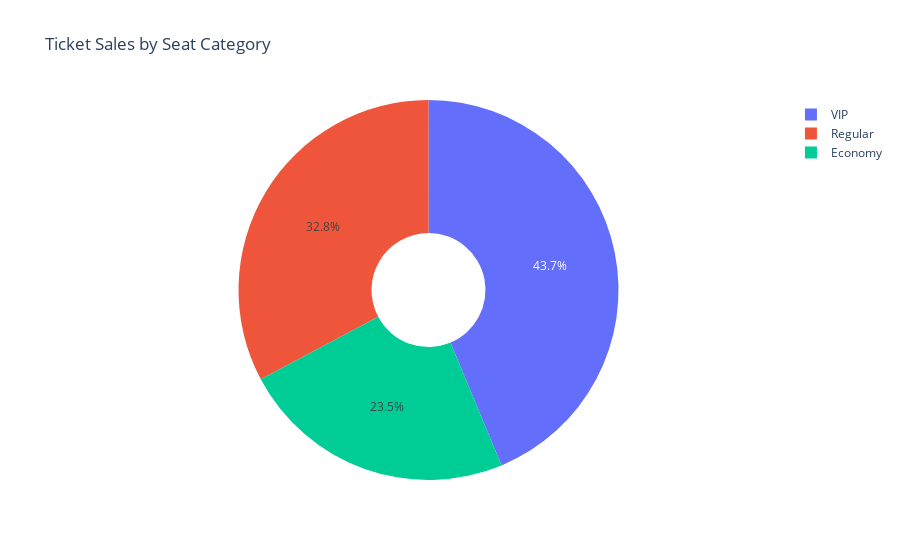
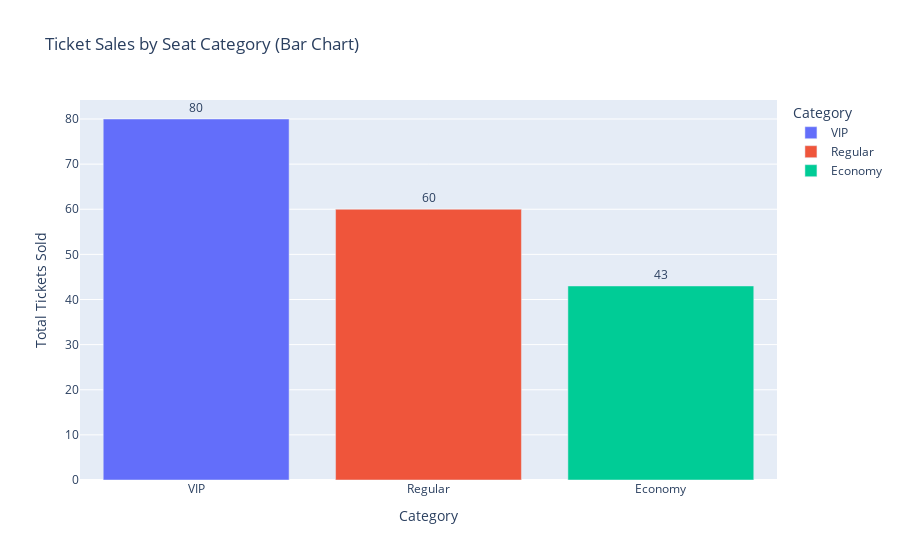

The notebook cell saved with these charts, in order:
### Markdown cell above
#### 3. Customer Behavior & Sales Analysis
#### - Ticket Sales by Seat Category : 
A pie chart showing the distribution of sales among VIP, Regular, and Economy seats.

### Code cell
# Ticket Sales by Category
sales_category = """
    SELECT 
        S.Category,
        COUNT(BS.SeatID) AS TicketsSold
    FROM BookingSeat BS
    JOIN Seat S ON BS.SeatID = S.SeatID
    GROUP BY S.Category
    ORDER BY TicketsSold DESC;
"""

# Fetch Data
sales_category_df = run_query(sales_category)

# Rename columns
sales_category_df.columns = ["Category", "Tickets Sold"]

# 🔹 Pie Chart
sales_fig_pie = px.pie(
    sales_category_df,
    names="Category",
    values="Tickets Sold",
    title="Ticket Sales by Seat Category",
    hole=0.3  # Adjust for a donut chart effect
)

# Show Pie Chart
sales_fig_pie.show()

# 🔹 Bar Chart
sales_fig_bar = px.bar(
    sales_category_df,
    x="Category",
    y="Tickets Sold",
    text="Tickets Sold",
    title="Ticket Sales by Seat Category (Bar Chart)",
    color="Category"
)

# Format text labels and layout
sales_fig_bar.update_traces(texttemplate="%{text}", textposition="outside")
sales_fig_bar.update_layout(yaxis=dict(title="Total Tickets Sold"), xaxis=dict(title="Category"))

# Show Bar Chart
sales_fig_bar.show()

### Figure 1 — Plotly figure (JSON) as saved in the notebook; plotly's stock layout.template omitted (floating-point values rounded to 4 significant figures)
{"data": [{"domain": {"x": [0, 1], "y": [0, 1]}, "hole": 0.3, "hovertemplate": "Category=%{label}<br>Tickets Sold=%{value}<extra></extra>", "labels": ["VIP", "Regular", "Economy"], "legendgroup": "", "name": "", "showlegend": true, "type": "pie", "values": [80, 60, 43]}], "layout": {"autosize": true, "legend": {"tracegroupgap": 0}, "title": {"text": "Ticket Sales by Seat Category"}}}

### Figure 2 — Plotly figure (JSON) as saved in the notebook; plotly's stock layout.template omitted (floating-point values rounded to 4 significant figures)
{"data": [{"alignmentgroup": "True", "hovertemplate": "Category=%{x}<br>Tickets Sold=%{text}<extra></extra>", "legendgroup": "VIP", "marker": {"color": "#636efa", "pattern": {"shape": ""}}, "name": "VIP", "offsetgroup": "VIP", "orientation": "v", "showlegend": true, "text": [80], "textposition": "outside", "texttemplate": "%{text}", "type": "bar", "x": ["VIP"], "xaxis": "x", "y": [80], "yaxis": "y"}, {"alignmentgroup": "True", "hovertemplate": "Category=%{x}<br>Tickets Sold=%{text}<extra></extra>", "legendgroup": "Regular", "marker": {"color": "#EF553B", "pattern": {"shape": ""}}, "name": "Regular", "offsetgroup": "Regular", "orientation": "v", "showlegend": true, "text": [60], "textposition": "outside", "texttemplate": "%{text}", "type": "bar", "x": ["Regular"], "xaxis": "x", "y": [60], "yaxis": "y"}, {"alignmentgroup": "True", "hovertemplate": "Category=%{x}<br>Tickets Sold=%{text}<extra></extra>", "legendgroup": "Economy", "marker": {"color": "#00cc96", "pattern": {"shape": ""}}, "name": "Economy", "offsetgroup": "Economy", "orientation": "v", "showlegend": true, "text": [43], "textposition": "outside", "texttemplate": "%{text}", "type": "bar", "x": ["Economy"], "xaxis": "x", "y": [43], "yaxis": "y"}], "layout": {"autosize": true, "barmode": "relative", "legend": {"title": {"text": "Category"}, "tracegroupgap": 0}, "title": {"text": "Ticket Sales by Seat Category (Bar Chart)"}, "xaxis": {"anchor": "y", "autorange": true, "categoryarray": ["VIP", "Regular", "Economy"], "categoryorder": "array", "domain": [0, 1], "range": [-0.5, 2.5], "title": {"text": "Category"}, "type": "category"}, "yaxis": {"anchor": "x", "autorange": true, "domain": [0, 1], "range": [0, 84.21], "title": {"text": "Total Tickets Sold"}, "type": "linear"}}}
